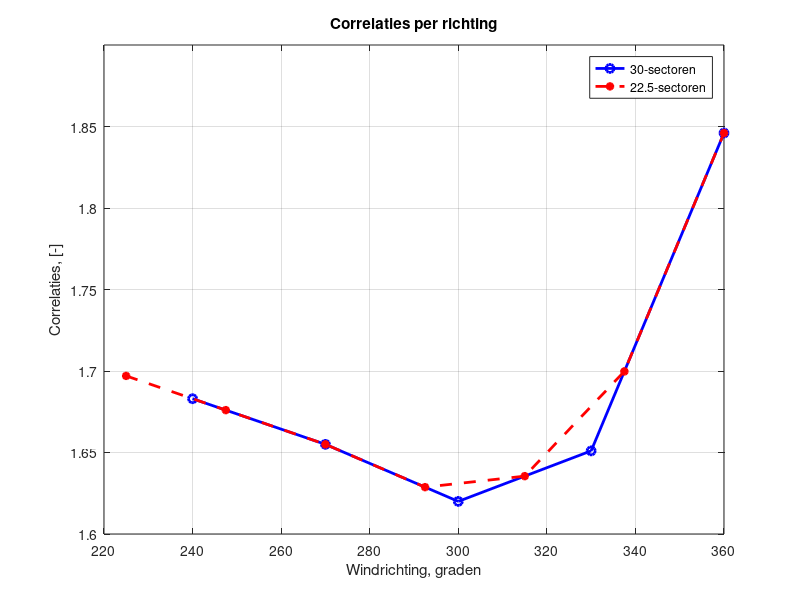

MATLAB code to generate this figure:
%==========================================================================
% Script interpoleren correlaties zeewaterstand OS en wind Vlissingen
%
% Door: Chris Geerse
%
% Datum: aug 2017
% Project: PR3556.10
%
%==========================================================================

%% Invoer

clc
clear
close all

%% Bepalen correlatiesterkte voor 22.5-sectoren
%
% Huidige waarden Hydra-NL v2.3.0 voor de Westerschelde (neem deze voor
% OS, zelfde als gegevens Prespeil die worden gebruikt door Krijn Saman:
% * m \ r  30      60      90      120     150     180     210      240      270      300      330      360
% 0.0      -99.0   -99.0   -99.0   -99.0   -99.0   -99.0   -99.0    1.683    1.655    1.620    1.651    1.846
% 6.5      -99.0   -99.0   -99.0   -99.0   -99.0   -99.0   -99.0    1.683    1.655    1.620    1.651    1.846% Aangepaste waarden Hydra-NL v2.3.0


corrOrig = [...
          240      270      300      330      360
          1.683    1.655    1.620    1.651    1.846];


rReeks    = [225 : 22.5 : 360];
corrNieuw = interp1(corrOrig(1,:), corrOrig(2,:), rReeks, 'linear', 'extrap');

figure
plot(corrOrig(1,:), corrOrig(2,:),'bo-','linewidth', 2)
hold on; grid on
plot(rReeks, corrNieuw,'r*--','linewidth', 2)
title('Correlaties per richting')
xlabel('Windrichting, graden')
ylabel('Correlaties, [-]');
ylim([1.6, 1.9])
xlim([220, 360])
legend('30-sectoren','22.5-sectoren');

Tabel = [[999; 0; 6.5],[rReeks; corrNieuw; corrNieuw]]

% Tekstbestand verder handmatig in orde maken!
